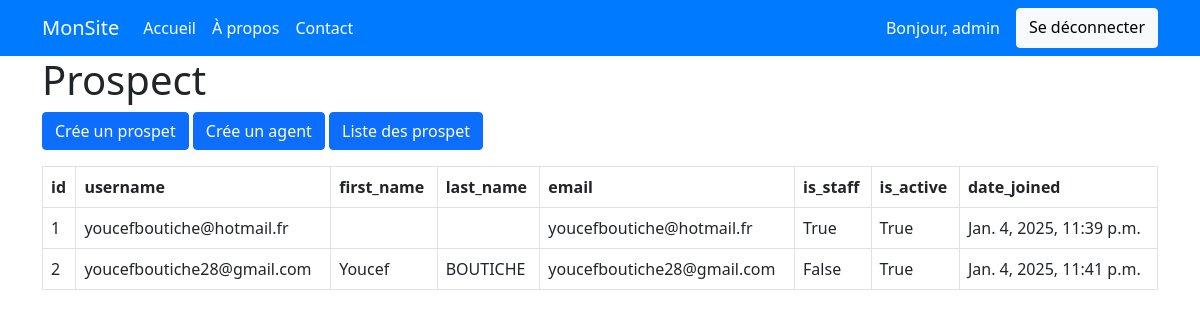
Before: /list-agents (signed in) with the older database file.
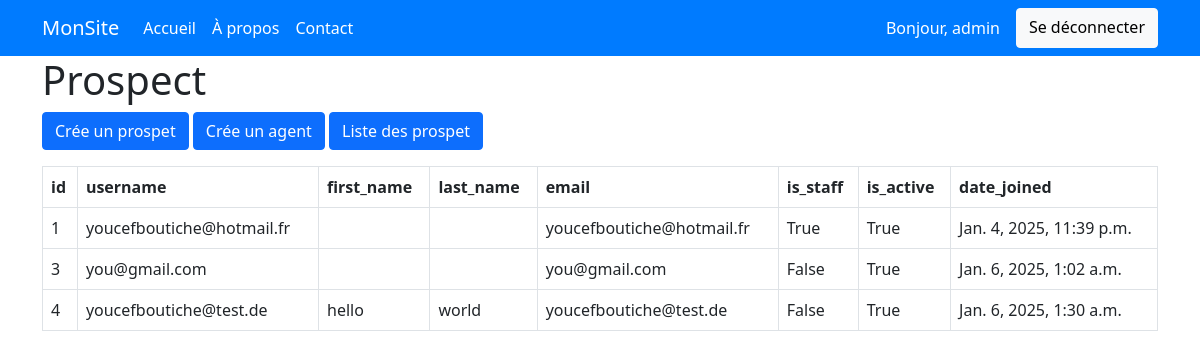
After: the same page with the newer database file.
### crm_app/models.py (models this page shows, shortened)
class User(AbstractUser):
     pass

class Agent(models.Model):
    user = models.OneToOneField(User,on_delete=models.CASCADE)

### crm_app/views.py (the view)
# urls.py: path('list-agents',list_agents,name='list_agents'),
@user_passes_test(is_super_user)
def list_agents(request) :
    agents = Agent.objects.all()
    context={
        'agents':agents
    }
    return render(request,'list_agents.html',context)

### crm_app/views.py (called while the page is built)
def is_super_user(user):
    return user.is_superuser

### crm_app/templates/list_agents.html (shortened to what this page needs)
{% extends "base.html" %}
{% load static %}
{% block content %}
    <div class="container">
        <h1>Prospect</h1>
        <div>
            <p>
                <a href="{% url 'create_lead' %}" class="btn btn-primary">Crée un prospet</a>
                <a href="{% url 'create_agent' %}" class="btn btn-primary">Crée un agent</a>
                <a href="{% url 'index' %}" class="btn btn-primary">Liste des prospet</a>
            </p>
        </div>
        <table class="table table-bordered">
            <thead>
              <tr>
                <th scope="col">id</th>
                <th scope="col">username</th>
                <th scope="col">first_name</th>
                <th scope="col">last_name</th>
                <th scope="col">email</th>
                <th scope="col">is_staff</th>
                <th scope="col">is_active</th>
                <th scope="col">date_joined</th>
              </tr>
            </thead>
            <tbody>
                {% for agent in agents %}
                    <tr>
                        <td>{{ agent.user.id }}</td>
                        <td>{{ agent.user.email }}</td>
                        <td>{{ agent.user.first_name }}</td>
                        <td>{{ agent.user.last_name }}</td>
                        <td>{{ agent.user.email }}</td>
                        <td>{{ agent.user.is_staff }}</td>
                        <td>{{ agent.user.is_active }}</td>
                        <td>{{ agent.user.date_joined }}</td>
                    </tr>
                {% endfor %}
            </tbody>
          </table>
    </div>
{% endblock content %}

### crm_app/templates/base.html (shortened to what this page needs)
<!DOCTYPE html>
{% load static %}
<html>
  <head>
    <link rel="stylesheet" href="{% static 'styles/style.css' %}" />
    <link href="https://cdn.jsdelivr.net/npm/bootstrap@5.0.2/dist/css/bootstrap.min.css" rel="stylesheet">
  </head>
  <body>
    {% include "navbar.html" %}
    {% block content %} {% endblock content %}
  </body>
</html>

### crm_app/templates/navbar.html (shortened to what this page needs)
<nav class="navbar navbar-expand-lg navbar-dark">
    <div class="container">
        <a class="navbar-brand" href="#">MonSite</a>
        <div class="collapse navbar-collapse" id="navbarNav">
            <ul class="navbar-nav me-auto mb-2 mb-lg-0">
                <li class="nav-item">
                    <a class="nav-link active" aria-current="page" href="#">Accueil</a>
                </li>
                <li class="nav-item">
                    <a class="nav-link" href="#">À propos</a>
                </li>
                <li class="nav-item">
                    <a class="nav-link" href="#">Contact</a>
                </li>
            </ul>
            <div class="d-flex">
                {% if request.user.is_authenticated %}
                <a class="nav-link">Bonjour, {{ request.user.username }}</a>
                <a href="{% url 'logout' %}" class="btn btn-light">Se déconnecter</a>
                {% else %}
                    <a href="{% url 'login' %}" class="btn btn-custom me-2">Connexion</a>
                    <a href="{% url 'signup' %}" class="btn btn-custom me-2">S'inscrire</a>
                {% endif %}
            </div>
        </div>
    </div>
</nav>

### static/styles/style.css (style rules this page uses)
.navbar { background-color: #007bff; }
.navbar-brand, .nav-link { color: #fff !important; }

Changed rows visible on the page:
removed Agent: user.id "2", user.email "youcefboutiche28@gmail.com", user.first_name "Youcef", user.last_name "BOUTICHE", user.is_staff "False", user.is_active "True", user.date_joined "Jan. 4, 2025, 11:41 p.m."
added Agent: user.id "3", user.email "you@gmail.com", user.is_staff "False", user.is_active "True", user.date_joined "Jan. 6, 2025, 1:02 a.m."
added Agent: user.id "4", user.email "youcefboutiche@test.de", user.first_name "hello", user.last_name "world", user.is_staff "False", user.is_active "True", user.date_joined "Jan. 6, 2025, 1:30 a.m."
